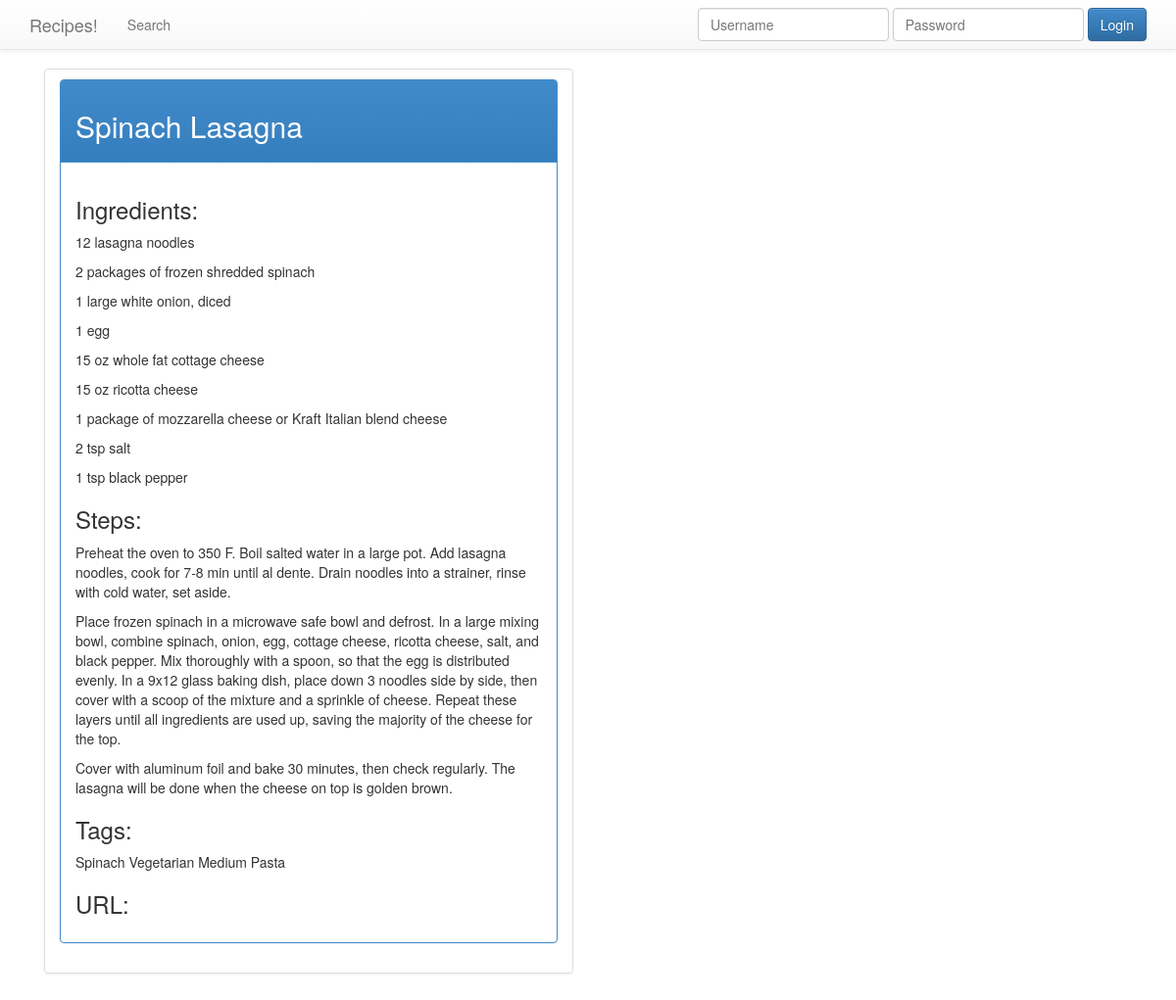
The app's page /view/12 with its own data.
### tables this page shows
CREATE TABLE entries (url TEXT, tags TEXT, id integer PRIMARY KEY, title text, ingredients text, steps text);

### flaskr.py (the view)
@app.route('/view/<id>')
def view_entry(id):
    db = get_db()
    cur = db.execute('select id, title, ingredients, steps, tags, url \
                      from entries where id = ? order by id desc',
                     [id.strip()])
    entries = cur.fetchall()
    return render_template('view_entry.html', entries=entries)

### flaskr.py (called while the page is built)
@app.template_filter()
@evalcontextfilter
def nl2br(eval_ctx, value):
    result = u'\n\n'.join(u'<p>%s</p>' % p.replace('\n', '<br>\n')
                          for p in _paragraph_re.split(escape(value)))
    if eval_ctx.autoescape:
        result = Markup(result)
    return result

def get_db():
    if not hasattr(g, 'sqlite_db'):
        g.sqlite_db = connect_db()
    return g.sqlite_db

def connect_db():
    rv = sqlite3.connect(app.config['DATABASE'])
    rv.row_factory = sqlite3.Row
    return rv

### templates/view_entry.html
{% extends "layout.html" %}
{% block body %}
  <div class="col-lg-6">
  {% for entry in entries %}
  <ul class="list-group">
    <li class="list-group-item">
    <div class="panel panel-primary">
        <div class="panel-heading">
        <h2>{{ entry.title }}</h2>{% if session.logged_in %}<a href="/edit/{{ entry.id }}" class="btn btn-sm btn-primary">Edit</a>{% endif %}
        </div>
        <div class="panel-body">
            <h3>Ingredients:</h3>{{ entry.ingredients|nl2br }}
            <h3>Steps:</h3>{{ entry.steps|nl2br }}
            <h3>Tags:</h3>{{ entry.tags }}
            <h3>URL:</h3>{{ entry.url }}
        </div>
    </div>
    </li>
    </ul>
  {% else %}
    <div class="alert alert-danger">Recipe #{{ entry.id }} does not exist.</div>
  {% endfor %}
  </div>
{% endblock %}

### static/css/theme.css (style rules this page uses)
body { padding-top: 70px; padding-bottom: 30px; }

### records on screen
entries: title "Spinach Lasagna", ingredients "12 lasagna noodles 2 packages of frozen shredded spinach 1 large white onion, diced 1 egg 15 oz whole fat cottage cheese 15 oz ricotta cheese 1 package of mozzarella cheese or Kraft Italian blend cheese 2 tsp salt 1 tsp black pepper", steps "Preheat the oven to 350 F. Boil salted water in a large pot. Add lasagna noodles, cook for 7-8 min until al dente. Drain noodles into a strainer, rinse with cold water, set aside. Place frozen spinach in a microwave safe bowl and defrost. In a large mixing bowl, combine spinach, onion, egg, cottage cheese, ricotta cheese, salt, and black pepper. Mix thoroughly with a spoon, so that the egg is distributed evenly. In a 9x12 glass baking dish, place down 3 noodles side by side, then cover with a scoop of the mixture and a sprinkle of cheese. Repeat these layers until all ingredients are used up, saving the majority of the cheese for the top. Cover with aluminum foil and bake 30 minutes, then…", tags "Spinach Vegetarian Medium Pasta"
